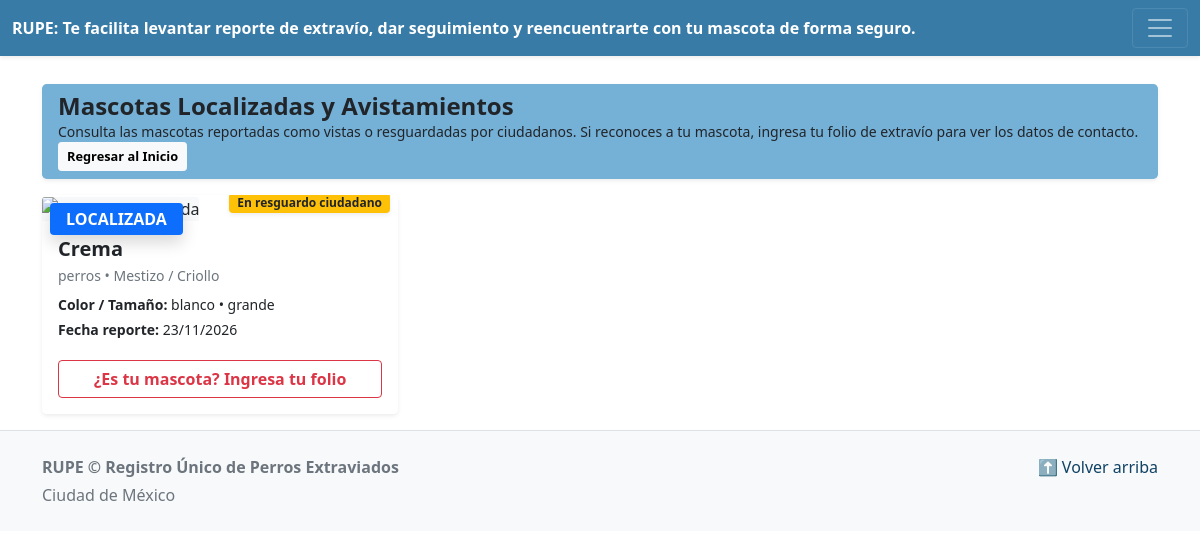
Screenshot of /index.php?c=localizacion&a=muro with the database file from the repository.
### tables this page shows
CREATE TABLE `reportes` (
  `id_reporte` int NOT NULL,
  `id_reporte_padre` int DEFAULT NULL,
  `tipo_reporte` enum('extraviado','localizado') NOT NULL,
  `id_reporte_inicial` int DEFAULT NULL,
  `id_usuario` int DEFAULT NULL,
  `id_mascota` int DEFAULT NULL,
  `id_colonia` int DEFAULT NULL,
  `estatus` tinyint(1) NOT NULL DEFAULT '1',
  `nombre_invitado` varchar(150) DEFAULT NULL,
  `telefono_invitado` varchar(20) DEFAULT NULL,
  `en_resguardo` tinyint(1) NOT NULL DEFAULT '0',
  `calle` varchar(100) NOT NULL,
  `entre_calle` varchar(100) DEFAULT NULL,
  `y_calle` varchar(100) DEFAULT NULL,
  `foto` varchar(255) DEFAULT NULL,
  `fecha` date NOT NULL,
  `hora` time NOT NULL,
  `comentarios` varchar(255) DEFAULT NULL,
  `estado_reporte` enum('activo','recuperado') NOT NULL,
  `codigo_qr` varchar(255) NOT NULL
);

CREATE TABLE `mascotas` (
  `id_mascota` int NOT NULL,
  `id_usuario` int DEFAULT NULL,
  `id_catalogos` int NOT NULL,
  `id_sexos` int NOT NULL,
  `estatus` tinyint(1) NOT NULL DEFAULT '1',
  `nombre` varchar(50) DEFAULT NULL,
  `edad` int DEFAULT NULL,
  `color` varchar(50) DEFAULT NULL,
  `foto` varchar(250) DEFAULT NULL,
  `sena_particular` text,
  `tamano` varchar(15) DEFAULT NULL,
  `peso_aprox` int DEFAULT NULL
);

CREATE TABLE `especies` (
  `id_especie` int NOT NULL,
  `nom_especie` enum('perros','gatos') DEFAULT NULL
);

CREATE TABLE `razas` (
  `id_raza` int NOT NULL,
  `id_especie` int NOT NULL,
  `nom_raza` varchar(150) DEFAULT NULL
);

### modelos/BasedeDatos.php (called while the page is built)
<?php
class BasedeDatos {
    private static $servidor = "127.0.0.1";
    private static $usuariobd = "root";
    private static $contrasena = "";
    private static $nombrebd = "rupe";
    private static $charset = "utf8mb4";
    public static function conectar() {
        try {
            $dsn = "mysql:host=" . self::$servidor . ";dbname=" . self::$nombrebd . ";charset=" . self::$charset;
            $opciones = [
                PDO::ATTR_ERRMODE => PDO::ERRMODE_EXCEPTION,
                PDO::ATTR_DEFAULT_FETCH_MODE => PDO::FETCH_ASSOC,
                PDO::ATTR_EMULATE_PREPARES => false,
            ];
            $conexion = new PDO($dsn, self::$usuariobd, self::$contrasena, $opciones);
            return $conexion;
        } catch (Exception $e) {
            $rutalog = __DIR__ . '/logs/error_log.txt';
            $mensajeError = "[" . date('Y-m-d H:i:s') . "] [CONEXION FALLIDA]" . $e->getMessage() . PHP_EOL;
            error_log($mensajeError, 3, $rutalog);
            die("Servicio no disponible: ");
    }
    }
}

### modelos/localizacion.php (called while the page is built, shortened)
<?php
require_once __DIR__ . "/BasedeDatos.php";
class Localizacion
{
    private $pdo;
    public function __construct()
    {
        $this->pdo = BasedeDatos::conectar();
    }
    public function obtenerMascotasLocalizadas()
    {
        try {
            $sql = "SELECT r.id_reporte, r.id_reporte_padre, r.calle, r.en_resguardo,
                           r.foto AS foto_avistamiento, r.fecha, r.hora, r.comentarios,
                           rp.estado_reporte AS estado_padre,
                           m.nombre AS nombre_mascota, m.color, m.tamano, m.sena_particular, m.foto AS foto_mascota,
                           rz.nom_raza, esp.nom_especie, sm.sexos,
                           col.nombre_col AS nombre_colonia, alc.alcaldia_mpio AS nombre_municipio
                    FROM reportes r
                    LEFT JOIN reportes rp ON r.id_reporte_padre = rp.id_reporte
                    LEFT JOIN mascotas m ON r.id_mascota = m.id_mascota
                    LEFT JOIN catalogos cat ON m.id_catalogos = cat.id_catalogo
                    LEFT JOIN razas rz ON cat.id_razas = rz.id_raza
                    LEFT JOIN especies esp ON rz.id_especie = esp.id_especie
                    LEFT JOIN sexos_mascota sm ON m.id_sexos = sm.id_sexo_masc
                    LEFT JOIN colonias col ON r.id_colonia = col.id_colonia
                    LEFT JOIN codigos_postales cp ON col.id_codigos = cp.id_codigo
                    LEFT JOIN alcaldias alc ON cp.id_alcaldias = alc.id_alcaldia
                    WHERE r.tipo_reporte = 'localizado' AND r.estatus = 1
                    ORDER BY r.id_reporte DESC";
            $stmt = $this->pdo->query($sql);
            return $stmt->fetchAll(PDO::FETCH_ASSOC);
        } catch (PDOException $e) {
            return [];
        }
    }
}

### vistas/inicio/mascotaslocalizadas.php (the view, shortened to what this page needs)
<?php
    $tieneSesion = !empty($_SESSION['id_usuario']);
    $urlRegreso  = $tieneSesion ? '/RUPE/index.php?c=perfilusuario&a=Inicio' : '/RUPE/index.php';
    $clasesMain  = $tieneSesion ? 'container py-5 mt-3' : 'container py-3 mt-2';
?>
<main class="<?= $clasesMain ?>">
    <section class="<?= $tieneSesion ? 'pt-3' : 'pt-1' ?>">
        <div class="py-2 px-3 mb-3 text-black rounded-3 shadow-sm" style="background-color: #75b0d7;">
            <div class="d-flex flex-wrap justify-content-between align-items-center">
                <div>
                    <h4 class="fw-bold mb-0">Mascotas Localizadas y Avistamientos</h4>
                    <p class="mb-0 small">Consulta las mascotas reportadas como vistas o resguardadas por ciudadanos. Si reconoces a tu mascota, ingresa tu folio de extravío para ver los datos de contacto.</p>
                </div>
                <a href="<?= $urlRegreso ?>" class="btn btn-light btn-light btn-sm py-1 px-2 fw-bold" style="font-size: 0.8rem;">
                    <?= !empty($_SESSION['id_usuario']) ? 'Regresar a mi Perfil' : 'Regresar al Inicio' ?>
                </a>
            </div>
        </div>
        <?php if (empty($localizadas)): ?>
            <div class="alert alert-light border text-center p-5 shadow-sm rounded-3">
                <h4 class="text-muted mb-2">Aún no hay reportes de mascotas localizadas</h4>
                <p class="text-muted mb-0">Cuando algún ciudadano reporte una mascota vista o resguardada aparecerá aquí.</p>
            </div>
        <?php else: ?>
            <div class="row g-4">
                <?php foreach ($localizadas as $item): ?>
                    <?php
                        $yaRecuperada = ($item['estado_padre'] === 'recuperado');
                    ?>
                    <div class="col-md-6 col-lg-4">
                        <div class="card h-100 border-0 shadow-sm rounded-3 overflow-hidden">
                            <div class="position-relative">
                                <?php if ($yaRecuperada): ?>
                                    <span class="badge bg-success position-absolute top-0 start-0 m-2 px-3 py-2 fs-6 shadow">
                                        RECUPERADA POR SU DUEÑO
                                    </span>
                                <?php else: ?>
                                    <span class="badge bg-primary position-absolute top-0 start-0 m-2 px-3 py-2 fs-6 shadow">
                                        LOCALIZADA
                                    </span>
                                    <?php if ($item['en_resguardo'] == 1): ?>
                                        <span class="badge bg-warning text-dark position-absolute bottom-0 end-0 m-2 px-2 py-1 shadow-sm">
                                            En resguardo ciudadano
                                        </span>
                                    <?php endif; ?>
                                <?php endif; ?>
                            </div>
                            <div class="card-body">
                                <h5 class="card-title fw-bold mb-1">
                                    <?= htmlspecialchars(!empty($item['nombre_mascota']) ? $item['nombre_mascota'] : 'Mascota Localizada') ?>
                                </h5>
                                <p class="text-muted small mb-2">
                                    <?= htmlspecialchars(($item['nom_especie'] ?? '') . ' • ' . ($item['nom_raza'] ?? 'Raza no especificada')) ?>
                                </p>
                                <ul class="list-unstyled small mb-0">
                                    <li class="mb-1"><strong>Color / Tamaño:</strong> <?= htmlspecialchars(($item['color'] ?? '-') . ' • ' . ($item['tamano'] ?? '-')) ?></li>
                                    <li class="mb-1"><strong>Fecha reporte:</strong> <?= date('d/m/Y', strtotime($item['fecha'])) ?></li>
                                </ul>
                            </div>
                            <div class="card-footer bg-white border-top-0 pt-0 pb-3">
                                <?php if ($yaRecuperada): ?>
                                    <div class="alert alert-success py-2 px-3 mb-0 text-center small fw-bold">
                                        ¡Esta mascota ya regresó felizmente con su familia!
                                    </div>
                                <?php else: ?>
                                    <button type="button"
                                            class="btn btn-outline-danger w-100 fw-bold"
                                            data-bs-toggle="modal"
                                            data-bs-target="#modalValidarFolio"
                                            onclick="prepararModalFolio(<?= $item['id_reporte'] ?>)">
                                        ¿Es tu mascota? Ingresa tu folio
                                    </button>
                                <?php endif; ?>
                            </div>
                        </div>
                    </div>
                <?php endforeach; ?>
            </div>
        <?php endif; ?>
    </section>
</main>

### rows the page displays
reportes: en_resguardo "En resguardo ciudadano", id_mascota.nombre "Crema", especies.nom_especie "perros • Mestizo / Criollo", id_mascota.tamano "blanco • grande", fecha "23/11/2026"
